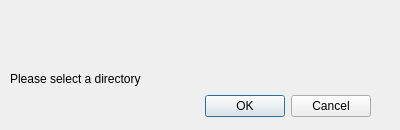
<?xml version="1.0" encoding="UTF-8"?>
<ui version="4.0">
 <class>dialog_path</class>
 <widget class="QDialog" name="dialog_path">
  <property name="geometry">
   <rect>
    <x>0</x>
    <y>0</y>
    <width>400</width>
    <height>130</height>
   </rect>
  </property>
  <property name="windowTitle">
   <string>Error path for dataset</string>
  </property>
  <widget class="QDialogButtonBox" name="buttonBox">
   <property name="geometry">
    <rect>
     <x>30</x>
     <y>90</y>
     <width>341</width>
     <height>32</height>
    </rect>
   </property>
   <property name="orientation">
    <enum>Qt::Horizontal</enum>
   </property>
   <property name="standardButtons">
    <set>QDialogButtonBox::Cancel|QDialogButtonBox::Ok</set>
   </property>
  </widget>
  <widget class="QLabel" name="lbl_msg_err">
   <property name="geometry">
    <rect>
     <x>10</x>
     <y>20</y>
     <width>371</width>
     <height>41</height>
    </rect>
   </property>
   <property name="text">
    <string/>
   </property>
   <property name="wordWrap">
    <bool>true</bool>
   </property>
  </widget>
  <widget class="QLabel" name="label_2">
   <property name="geometry">
    <rect>
     <x>10</x>
     <y>70</y>
     <width>181</width>
     <height>17</height>
    </rect>
   </property>
   <property name="text">
    <string>Please select a directory</string>
   </property>
  </widget>
 </widget>
 <resources/>
 <connections>
  <connection>
   <sender>buttonBox</sender>
   <signal>accepted()</signal>
   <receiver>dialog_path</receiver>
   <slot>accept()</slot>
   <hints>
    <hint type="sourcelabel">
     <x>248</x>
     <y>254</y>
    </hint>
    <hint type="destinationlabel">
     <x>157</x>
     <y>274</y>
    </hint>
   </hints>
  </connection>
  <connection>
   <sender>buttonBox</sender>
   <signal>rejected()</signal>
   <receiver>dialog_path</receiver>
   <slot>reject()</slot>
   <hints>
    <hint type="sourcelabel">
     <x>316</x>
     <y>260</y>
    </hint>
    <hint type="destinationlabel">
     <x>286</x>
     <y>274</y>
    </hint>
   </hints>
  </connection>
 </connections>
</ui>
